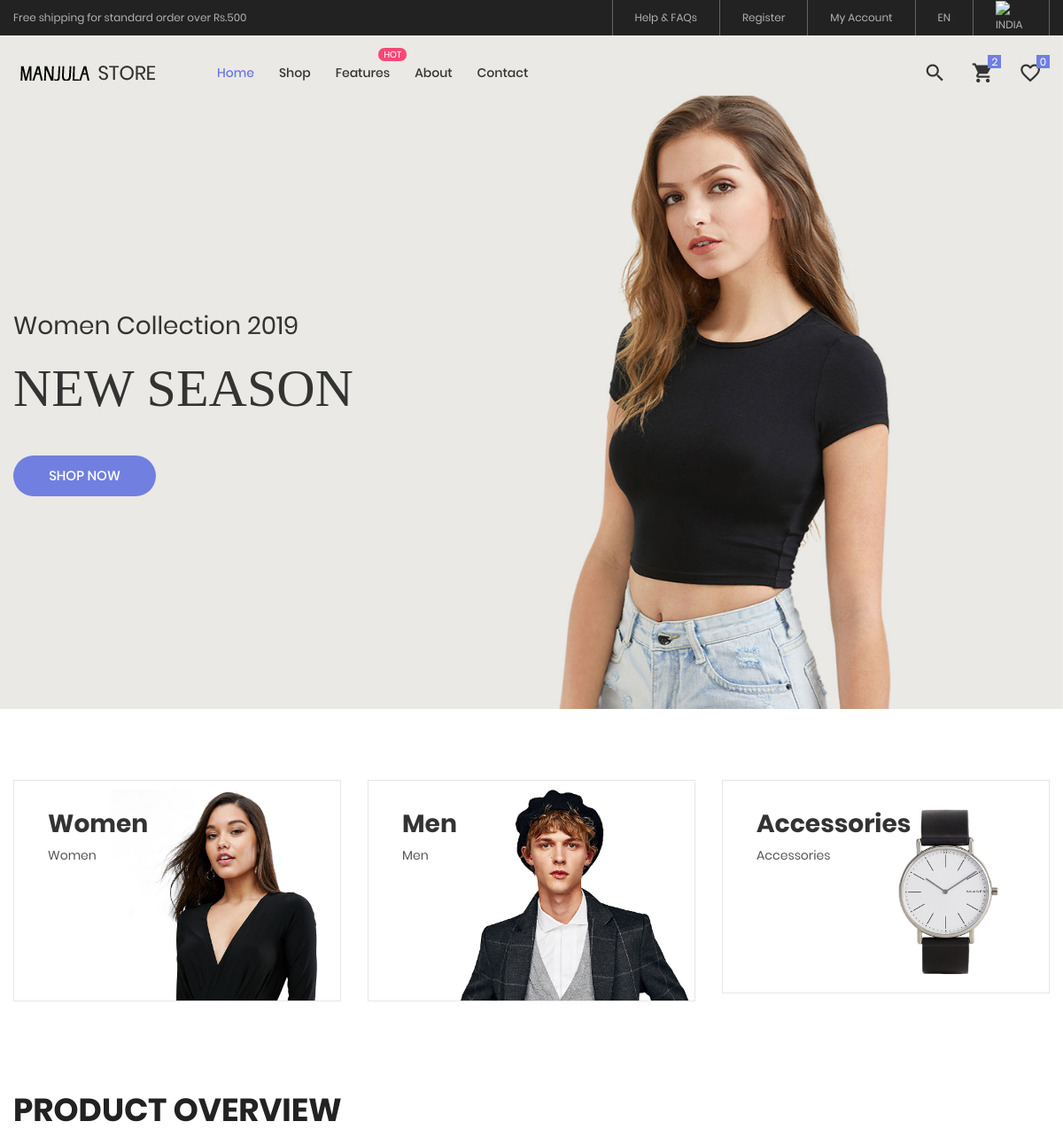
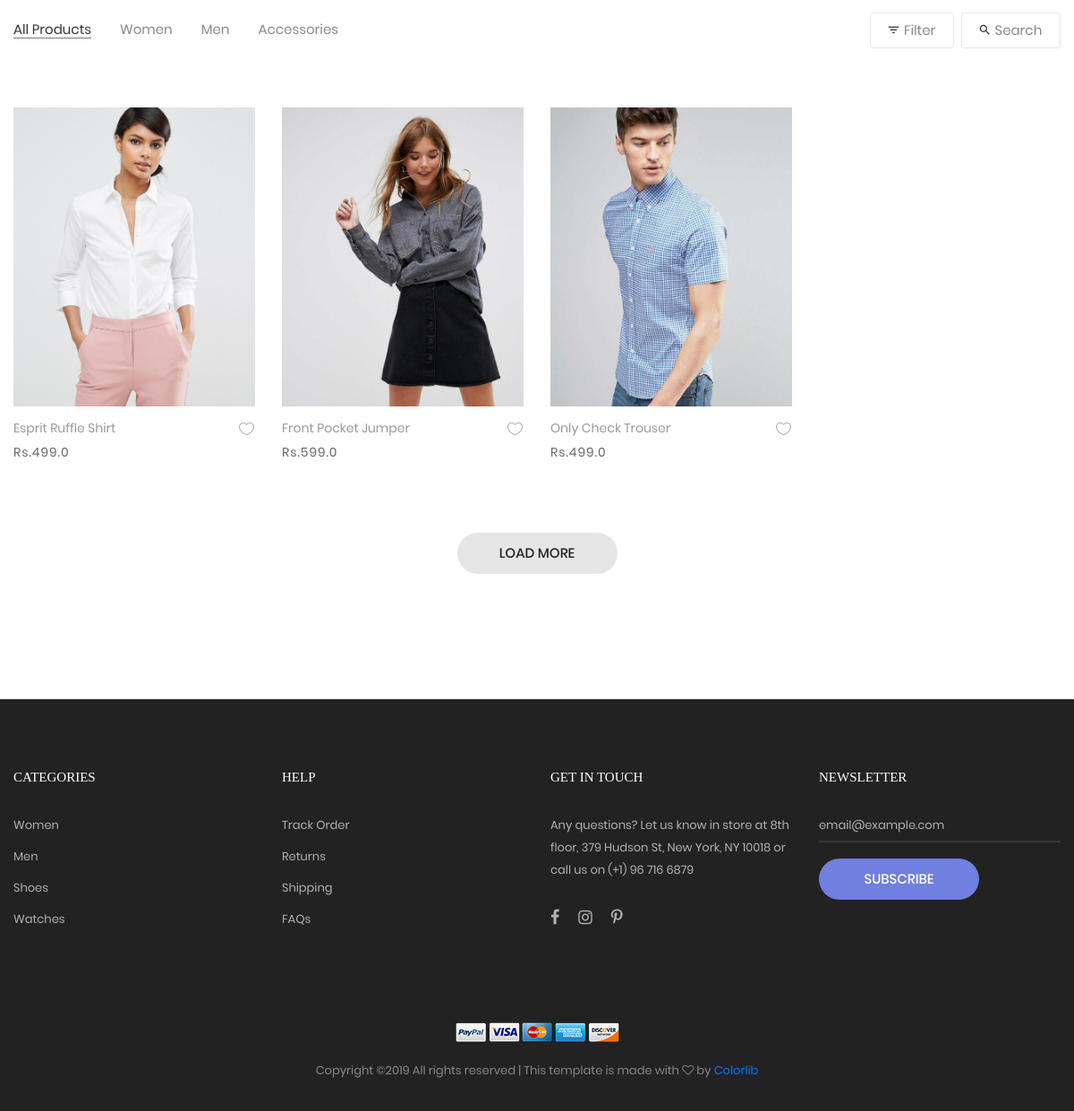
The page / on the database its author committed (2 pictures, top to bottom).
### webapp/models.py (models this page shows, shortened)
class Slider(models.Model):
    main_title = models.CharField(max_length=100)
    sub_title = models.CharField(max_length=100)
    image = models.ImageField(upload_to='uploads/sliders/',default=None,editable=True)
    url = models.URLField(blank=True,null=True,default=None)
    created = models.DateTimeField(auto_now_add=True,editable=False)
    updated = models.DateTimeField(auto_now=True)

class Category(models.Model):
    name = models.CharField(max_length=50)
    image = models.ImageField(upload_to='uploads/category/',default=None,editable=True,blank=True,null=True)
    created_at = models.DateTimeField(auto_now_add=True)
    class Meta:
        verbose_name_plural = 'Categories'

class Product(models.Model):
    category = models.ForeignKey('Category', on_delete=models.CASCADE, related_name='product_category')
    size = models.ManyToManyField(Size,blank=True,null=True, related_name="product_size")
    color = models.ManyToManyField(Color,blank=True,null=True, related_name="product_color")
    name = models.CharField(max_length=150)
    image = models.ImageField(upload_to='uploads/products/',default=None,editable=True)
    price = models.FloatField()
    offer_price = models.FloatField(blank=True,null=True)
    description = models.TextField()
    created_at = models.DateTimeField(auto_now_add=True)
    updated_at = models.DateTimeField(auto_now_add=False,default=None,null=True)
    class Meta:
        verbose_name_plural = 'Products'

### webapp/views.py (the view)
# urls.py: path('',views.index,name="index"),
def index(request):
    sliders = Slider.objects.all()
    categories = Category.objects.all()
    products = Product.objects.all()
    if request.method == 'GET':
        print(request.POST)
    context = {'sliders':sliders,'categories':categories,'products':products}
    return render(request,'webapp/index.html',context)

### webapp/models.py (called while the page is built)
    def __str__(self):
        return str(self.name)

    def __str__(self):
        return str(self.name)

### webapp/templates/webapp/index.html (shortened to what this page needs)
{% extends 'webapp/base.html' %}
{% block body_block %}
{% load staticfiles%}
	<section class="section-slide">
		<div class="wrap-slick1">
			<div class="slick1">
				{% if sliders %}
				{% for slide in sliders %}
				<div class="item-slick1" style="background-image: url('media/{{slide.image}}');">
					<div class="container h-full">
						<div class="flex-col-l-m h-full p-t-100 p-b-30 respon5">
							<div class="layer-slick1 animated visible-false" data-appear="fadeInDown" data-delay="0">
								<span class="ltext-101 cl2 respon2">
									{{slide.sub_title}}
								</span>
							</div>
							<div class="layer-slick1 animated visible-false" data-appear="fadeInUp" data-delay="800">
								<h2 class="ltext-201 cl2 p-t-19 p-b-43 respon1">
									{{slide.main_title}}
								</h2>
							</div>
							<div class="layer-slick1 animated visible-false" data-appear="zoomIn" data-delay="1600">
								<a href="{{slide.url}}" class="flex-c-m stext-101 cl0 size-101 bg1 bor1 hov-btn1 p-lr-15 trans-04">
									Shop Now
								</a>
							</div>
						</div>
					</div>
				</div>
				{% endfor %}
				{% endif %}
			</div>
		</div>
	</section>
	{% if categories %}
	<div class="sec-banner bg0 p-t-80 p-b-50">
		<div class="container">
			<div class="row">
				{% for category in categories %}
				<div class="col-md-6 col-xl-4 p-b-30 m-lr-auto">
					<div class="block1 wrap-pic-w">
						<img src="{% if request.is_secure %}https://{% else %}http://{% endif %}{{ request.get_host }}/media/{{category.image}}" alt="IMG-BANNER">
						<a href="{% if request.is_secure %}https://{% else %}http://{% endif %}{{ request.get_host }}/category/{{category.name|lower}}/{{category.id}}" class="block1-txt ab-t-l s-full flex-col-l-sb p-lr-38 p-tb-34 trans-03 respon3">
							<div class="block1-txt-child1 flex-col-l">
								<span class="block1-name ltext-102 trans-04 p-b-8">
									{{category.name}}
								</span>
								<span class="block1-info stext-102 trans-04">
										{{category.name}}
								</span>
							</div>
						</a>
					</div>
				</div>
				{% endfor %}
			</div>
		</div>
	</div>
	{% endif %}
	<section class="bg0 p-t-23 p-b-140">
		<div class="container">
			<div class="p-b-10">
				<h3 class="ltext-103 cl5">
					Product Overview
				</h3>
			</div>
			<div class="flex-w flex-sb-m p-b-52">
				<div class="flex-w flex-l-m filter-tope-group m-tb-10">
					<button class="stext-106 cl6 hov1 bor3 trans-04 m-r-32 m-tb-5 how-active1" data-filter="*">
						All Products
					</button>
					{% for category in categories %}
					<button class="stext-106 cl6 hov1 bor3 trans-04 m-r-32 m-tb-5" data-filter=".{{category.name|lower}}">
						{{category.name}}
					</button>
					{% endfor %}
				</div>
				<div class="flex-w flex-c-m m-tb-10">
					<div class="flex-c-m stext-106 cl6 size-104 bor4 pointer hov-btn3 trans-04 m-r-8 m-tb-4 js-show-filter">
						<i class="icon-filter cl2 m-r-6 fs-15 trans-04 zmdi zmdi-filter-list"></i>
						 Filter
					</div>
					<div class="flex-c-m stext-106 cl6 size-105 bor4 pointer hov-btn3 trans-04 m-tb-4 js-show-search">
						<i class="icon-search cl2 m-r-6 fs-15 trans-04 zmdi zmdi-search"></i>
						Search
					</div>
				</div>
			</div>
			<div class="row isotope-grid">
				{% for category in categories %}
					{% for product in products %}
					{% if product.category.id  == category.id  %}
				<div class="col-sm-6 col-md-4 col-lg-3 p-b-35 isotope-item {{ category.name|lower }}">
					<div class="block2">
						<div class="block2-pic hov-img0">
							<img src="media/{{product.image}}" alt="IMG-PRODUCT">
						</div>
						<div class="block2-txt flex-w flex-t p-t-14">
							<div class="block2-txt-child1 flex-col-l ">
								<a href="product-detail.html" class="stext-104 cl4 hov-cl1 trans-04 js-name-b2 p-b-6">
										{{product.name}}
								</a>
								<span class="stext-105 cl3">
										Rs.{{product.price}}
								</span>
							</div>
							<div class="block2-txt-child2 flex-r p-t-3">
								<a href="#" class="btn-addwish-b2 dis-block pos-relative js-addwish-b2">
									<img class="icon-heart1 dis-block trans-04" src="{% static 'webapp/images/icons/icon-heart-01.png' %}" alt="ICON">
								</a>
							</div>
						</div>
					</div>
				</div>
					{% endif %}
					{% endfor %}
				{% endfor %}
			</div>
			<div class="flex-c-m flex-w w-full p-t-45">
				<a href="#" class="flex-c-m stext-101 cl5 size-103 bg2 bor1 hov-btn1 p-lr-15 trans-04">
					Load More
				</a>
			</div>
		</div>
	</section>
	<footer class="bg3 p-t-75 p-b-32">
		<div class="container">
			<div class="row">
				<div class="col-sm-6 col-lg-3 p-b-50">
					<h4 class="stext-301 cl0 p-b-30">
						Categories
					</h4>
					<ul>
						<li class="p-b-10">
							<a href="#" class="stext-107 cl7 hov-cl1 trans-04">
								Women
							</a>
						</li>
						<li class="p-b-10">
							<a href="#" class="stext-107 cl7 hov-cl1 trans-04">
								Men
							</a>
						</li>
						<li class="p-b-10">
							<a href="#" class="stext-107 cl7 hov-cl1 trans-04">
								Shoes
							</a>
						</li>
						<li class="p-b-10">
							<a href="#" class="stext-107 cl7 hov-cl1 trans-04">
								Watches
							</a>
						</li>
					</ul>
				</div>
				<div class="col-sm-6 col-lg-3 p-b-50">
					<h4 class="stext-301 cl0 p-b-30">
						Help
					</h4>
					<ul>
						<li class="p-b-10">
							<a href="#" class="stext-107 cl7 hov-cl1 trans-04">
								Track Order
							</a>
						</li>
						<li class="p-b-10">
							<a href="#" class="stext-107 cl7 hov-cl1 trans-04">
								Returns
							</a>
						</li>
						<li class="p-b-10">
							<a href="#" class="stext-107 cl7 hov-cl1 trans-04">
								Shipping
							</a>
						</li>
						<li class="p-b-10">
							<a href="#" class="stext-107 cl7 hov-cl1 trans-04">
								FAQs
							</a>
						</li>
					</ul>
				</div>
				<div class="col-sm-6 col-lg-3 p-b-50">
					<h4 class="stext-301 cl0 p-b-30">
						GET IN TOUCH
					</h4>
					<p class="stext-107 cl7 size-201">
						Any questions? Let us know in store at 8th floor, 379 Hudson St, New York, NY 10018 or call us on (+1) 96 716 6879
					</p>
					<div class="p-t-27">
						<a href="#" class="fs-18 cl7 hov-cl1 trans-04 m-r-16">
							<i class="fa fa-facebook"></i>
						</a>
						<a href="#" class="fs-18 cl7 hov-cl1 trans-04 m-r-16">
							<i class="fa fa-instagram"></i>
						</a>
						<a href="#" class="fs-18 cl7 hov-cl1 trans-04 m-r-16">
							<i class="fa fa-pinterest-p"></i>
						</a>
					</div>
				</div>
				<div class="col-sm-6 col-lg-3 p-b-50">
					<h4 class="stext-301 cl0 p-b-30">
						Newsletter
					</h4>
					<form>
						<div class="wrap-input1 w-full p-b-4">
							<input class="input1 bg-none plh1 stext-107 cl7" type="text" name="email" placeholder="email@example.com">
						</div>
						<div class="p-t-18">
							<button class="flex-c-m stext-101 cl0 size-103 bg1 bor1 hov-btn2 p-lr-15 trans-04">
								Subscribe
							</button>
						</div>
					</form>
				</div>
			</div>
			<div class="p-t-40">
				<div class="flex-c-m flex-w p-b-18">
					<a href="#" class="m-all-1">
						<img src="{% static 'webapp/images/icons/icon-pay-01.png' %}" alt="ICON-PAY">
					</a>
					<a href="#" class="m-all-1">
						<img src="{% static 'webapp/images/icons/icon-pay-02.png' %}" alt="ICON-PAY">
					</a>
					<a href="#" class="m-all-1">
						<img src="{% static 'webapp/images/icons/icon-pay-03.png' %}" alt="ICON-PAY">
					</a>
					<a href="#" class="m-all-1">
						<img src="{% static 'webapp/images/icons/icon-pay-04.png' %}" alt="ICON-PAY">
					</a>
					<a href="#" class="m-all-1">
						<img src="{% static 'webapp/images/icons/icon-pay-05.png' %}" alt="ICON-PAY">
					</a>
				</div>
				<p class="stext-107 cl6 txt-center">
Copyright &copy;<script>document.write(new Date().getFullYear());</script> All rights reserved | This template is made with <i class="fa fa-heart-o" aria-hidden="true"></i> by <a href="https://colorlib.com" target="_blank">Colorlib</a>
				</p>
			</div>
		</div>
	</footer>
	{% endblock %}

### webapp/templates/webapp/base.html (shortened to what this page needs)
{%  load static %}
<!DOCTYPE html>
<html lang="en">
    <head>
        <link rel="stylesheet" type="text/css" href="{% static 'webapp/vendor/bootstrap/css/bootstrap.min.css' %} ">
        <link rel="stylesheet" type="text/css" href="{% static 'webapp/fonts/font-awesome-4.7.0/css/font-awesome.min.css' %}">
        <link rel="stylesheet" type="text/css" href="{% static 'webapp/fonts/iconic/css/material-design-iconic-font.min.css' %}">
        <link rel="stylesheet" type="text/css" href="{% static 'webapp/fonts/linearicons-v1.0.0/icon-font.min.css' %}">
        <link rel="stylesheet" type="text/css" href="{% static 'webapp/vendor/animate/animate.css' %}">
        <link rel="stylesheet" type="text/css" href="{% static 'webapp/vendor/css-hamburgers/hamburgers.min.css' %}">
        <link rel="stylesheet" type="text/css" href="{% static 'webapp/vendor/animsition/css/animsition.min.css' %}">
        <link rel="stylesheet" type="text/css" href="{% static 'webapp/vendor/select2/select2.min.css' %}">
        <link rel="stylesheet" type="text/css" href="{% static 'webapp/vendor/daterangepicker/daterangepicker.css' %}">
        <link rel="stylesheet" type="text/css" href="{% static 'webapp/vendor/slick/slick.css' %}">
        <link rel="stylesheet" type="text/css" href="{% static 'webapp/vendor/MagnificPopup/magnific-popup.css' %}">
        <link rel="stylesheet" type="text/css" href="{% static 'webapp/vendor/perfect-scrollbar/perfect-scrollbar.css' %}">
        <link rel="stylesheet" type="text/css" href="{% static 'webapp/css/util.css' %}">
        <link rel="stylesheet" type="text/css" href="{% static 'webapp/css/main.css' %}">
    </head>
<body>
	<header>
            <div class="container-menu-desktop">
                <div class="top-bar">
                    <div class="content-topbar flex-sb-m h-full container">
                        <div class="left-top-bar">
                            Free shipping for standard order over Rs.500
                        </div>
                        <div class="right-top-bar flex-w h-full">
                            <a href="#" class="flex-c-m trans-04 p-lr-25">
                                Help & FAQs
                            </a>
                            <a href="#" class="flex-c-m trans-04 p-lr-25">
                                   Register
                            </a>
                            <a href="#" class="flex-c-m trans-04 p-lr-25">
                                My Account
                            </a>
                            <a href="#" class="flex-c-m trans-04 p-lr-25">
                                EN
                            </a>
                            <a href="#" class="flex-c-m trans-04 p-lr-25">
                                <img src="https://upload.wikimedia.org/wikipedia/commons/b/bc/Flag_of_India.png" alt="INDIA" style="width:35px;">
                            </a>
                        </div>
                    </div>
                </div>
                <div class="wrap-menu-desktop">
                    <nav class="limiter-menu-desktop container">
                        <a href="#" class="logo">
                            <img src="{% static 'webapp/images/icons/logo-01.png' %}" alt="IMG-LOGO">
                        </a>
                        <div class="menu-desktop">
                            <ul class="main-menu">
                                <li class="active-menu">
                                    <a href="/">Home</a>
                                </li>
                                <li>
                                    <a href="/shop">Shop</a>
                                </li>
                                <li class="label1" data-label1="hot">
                                    <a href="/feature">Features</a>
                                </li>
                                <li>
                                    <a href="/about">About</a>
                                </li>
                                <li>
                                    <a href="/contact">Contact</a>
                                </li>
                            </ul>
                        </div>
                        <div class="wrap-icon-header flex-w flex-r-m">
                            <div class="icon-header-item cl2 hov-cl1 trans-04 p-l-22 p-r-11 js-show-modal-search">
                                <i class="zmdi zmdi-search"></i>
                            </div>
                            <div class="icon-header-item cl2 hov-cl1 trans-04 p-l-22 p-r-11 icon-header-noti js-show-cart" data-notify="2">
                                <i class="zmdi zmdi-shopping-cart"></i>
                            </div>
                            <a href="#" class="dis-block icon-header-item cl2 hov-cl1 trans-04 p-l-22 p-r-11 icon-header-noti" data-notify="0">
                                <i class="zmdi zmdi-favorite-outline"></i>
                            </a>
                        </div>
                    </nav>
                </div>
            </div>
        </header>
    {% block body_block %}{% endblock body_block %}
</body>
</html>

### rows shown on the page
Slider: image (picture), sub_title "Women Collection 2019", main_title "NEW SEASON"
Category: image (picture), name "Women"
Category: image (picture), name "Men"
Category: image (picture), name "Accessories"
Product: image (picture), name "Esprit Ruffle Shirt", price "499.0"
Product: image (picture), name "Front Pocket Jumper", price "599.0"
Product: image (picture), name "Only Check Trouser", price "499.0"
